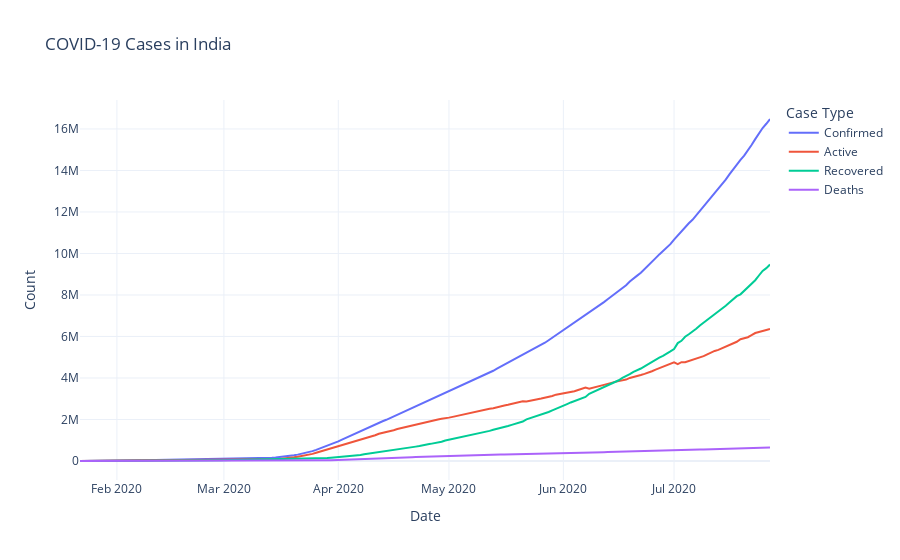

The notebook cell this image was saved under:
### Code cell
country = 'India'

fig = px.line(df2, x='Date', y=['Confirmed', 'Active', 'Recovered', 'Deaths'],
                         title=f'COVID-19 Cases in {country}',
                         labels={'value': 'Count', 'variable': 'Case Type'})
fig.show()

### Figure 1 — Plotly figure (JSON) as saved in the notebook; plotly's stock layout.template omitted (floating-point values rounded to 4 significant figures; data arrays with more than 128 entries replaced by an {"elided": "..."} marker saying what was removed)
{"data": [{"hovertemplate": "Case Type=Confirmed<br>Date=%{x}<br>Count=%{y}<extra></extra>", "legendgroup": "Confirmed", "line": {"color": "#636efa", "dash": "solid"}, "marker": {"symbol": "circle"}, "mode": "lines", "name": "Confirmed", "orientation": "v", "showlegend": true, "type": "scatter", "x": {"elided": "188 str values"}, "xaxis": "x", "y": {"elided": "188 int values"}, "yaxis": "y"}, {"hovertemplate": "Case Type=Active<br>Date=%{x}<br>Count=%{y}<extra></extra>", "legendgroup": "Active", "line": {"color": "#EF553B", "dash": "solid"}, "marker": {"symbol": "circle"}, "mode": "lines", "name": "Active", "orientation": "v", "showlegend": true, "type": "scatter", "x": {"elided": "188 str values"}, "xaxis": "x", "y": {"elided": "188 int values"}, "yaxis": "y"}, {"hovertemplate": "Case Type=Recovered<br>Date=%{x}<br>Count=%{y}<extra></extra>", "legendgroup": "Recovered", "line": {"color": "#00cc96", "dash": "solid"}, "marker": {"symbol": "circle"}, "mode": "lines", "name": "Recovered", "orientation": "v", "showlegend": true, "type": "scatter", "x": {"elided": "188 str values"}, "xaxis": "x", "y": {"elided": "188 int values"}, "yaxis": "y"}, {"hovertemplate": "Case Type=Deaths<br>Date=%{x}<br>Count=%{y}<extra></extra>", "legendgroup": "Deaths", "line": {"color": "#ab63fa", "dash": "solid"}, "marker": {"symbol": "circle"}, "mode": "lines", "name": "Deaths", "orientation": "v", "showlegend": true, "type": "scatter", "x": {"elided": "188 str values"}, "xaxis": "x", "y": {"elided": "188 int values"}, "yaxis": "y"}], "layout": {"legend": {"title": {"text": "Case Type"}, "tracegroupgap": 0}, "title": {"text": "COVID-19 Cases in India"}, "xaxis": {"anchor": "y", "domain": [0, 1], "title": {"text": "Date"}}, "yaxis": {"anchor": "x", "domain": [0, 1], "title": {"text": "Count"}}}}
